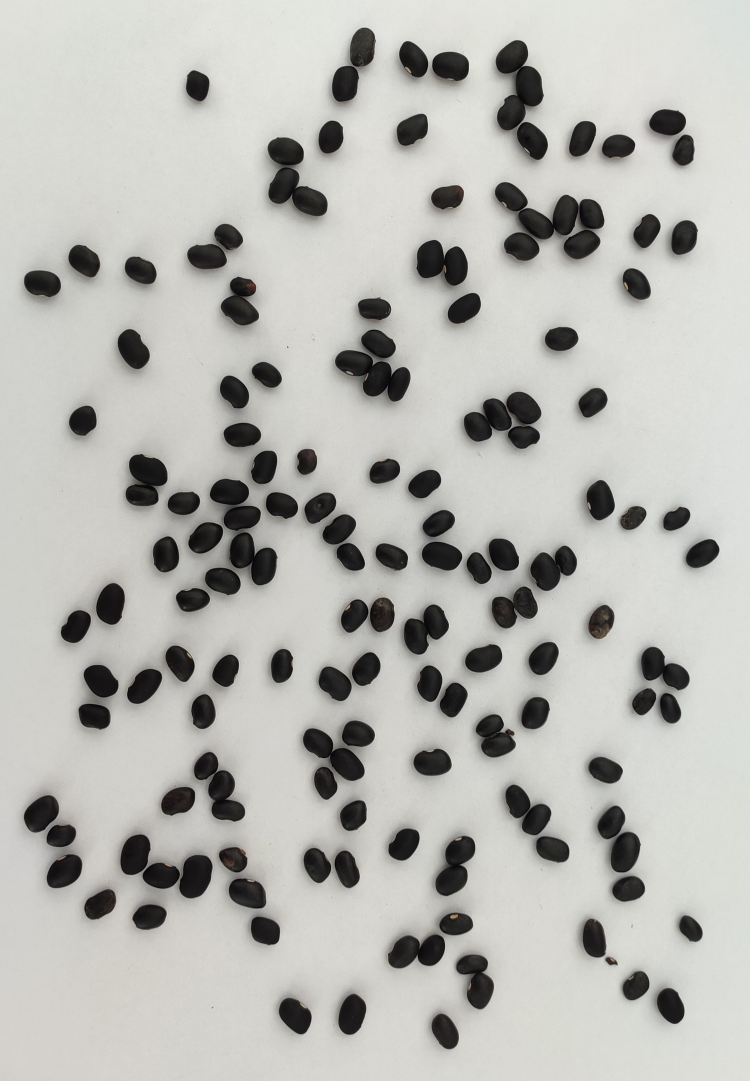
#> input picture Feijoes-editados/img1.jpg, 2250 x 3243 px (shown at 1/3 size)
$ python Teste3-visualizandoOsContornosComID.py
#> lines starting #> are read from the running program, lines starting #| are printed output that depends on the picture; after the words box and inside, x2 and y2 are one past the last pixel; in counts of white or black regions, pixels touching at a corner belong together
import cv2
import numpy as np
from sklearn.cluster import KMeans
import time

def rescaleFrame(frame, scale=0.75):
    width = int(frame.shape[1] * scale)
    heigth = int(frame.shape[0] * scale)
    dimensions = (width, heigth)
    return cv2.resize(frame, dimensions, interpolation=cv2.INTER_AREA)

# Carrega imagem
img = cv2.imread('Feijoes-editados/img1.jpg')
#> img is the input picture: shape (3243, 2250, 3); mean B, G, R 178.9, 183.5, 183.5

# Pré-processamento
gray = cv2.cvtColor(img, cv2.COLOR_BGR2GRAY)
blur = cv2.GaussianBlur(gray, (17, 17), 0)
edges = cv2.Canny(blur, 50, 150)
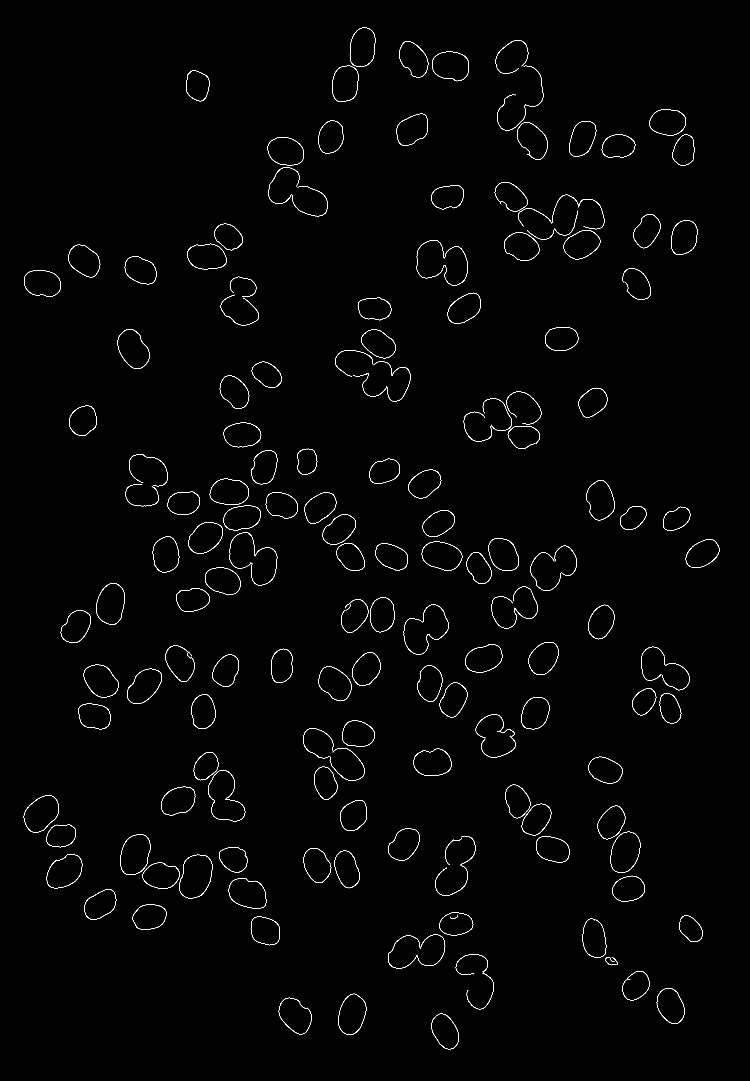
#> edges: shape (3243, 2250) (shown at 1/3 size); 0.69% white in thin lines or dots, all inside (x1, y1, x2, y2) = (71, 82, 2158, 3148)

# Contornos
contornos, _ = cv2.findContours(edges, cv2.RETR_EXTERNAL, cv2.CHAIN_APPROX_SIMPLE)
#> contornos = 167 contours, 7 with area under 20; largest, box (x1, y1, x2, y2) and area: (538, 2564, 638, 2695) 9930, (361, 2503, 452, 2625) 8502, (71, 2386, 177, 2498) 8239, (353, 987, 449, 1107) 7910, (1265, 1625, 1387, 1712) 7881

# Cria uma cópia da imagem original para desenhar os contornos e números
img_contornos = img.copy()

# Desenha os contornos na imagem (verde, espessura 2) e escreve o número do contorno
for i, contorno in enumerate(contornos):
    perimetro = cv2.arcLength(contorno, True)
    if 200 <= perimetro <= 750:
        cv2.drawContours(img_contornos, [contorno], -1, (0, 255, 0), 2)

        # Calcula centro do contorno para posicionar o texto
        M = cv2.moments(contorno)
        if M["m00"] != 0:
            cx = int(M["m10"] / M["m00"])
            cy = int(M["m01"] / M["m00"])
        else:
            # Se área 0, posiciona o texto no primeiro ponto do contorno
            cx, cy = contorno[0][0]

        # Escreve o número do contorno perto do centro (pode ajustar deslocamento)
        cv2.putText(img_contornos, str(i), (cx + 5, cy - 5), cv2.FONT_HERSHEY_SIMPLEX,
                    2, (255, 0, 0), 4)
    else:
        print(cv2.arcLength(contorno, True))
#> this loop made 167 passes
#> (perimetro, cx, cy) on passes 1, 2, 3, 4, 5, 10, 12, 13: (306.9, 1335, 3094), (674.4, 884, 3053), (341.7, 1055, 3043), (312.9, 2011, 3017), (274.8, 1907, 2957), (408.8, 1201, 2871), (536.4, 1294, 2856), (638.8, 1783, 2814)
#> (printed output is left out)
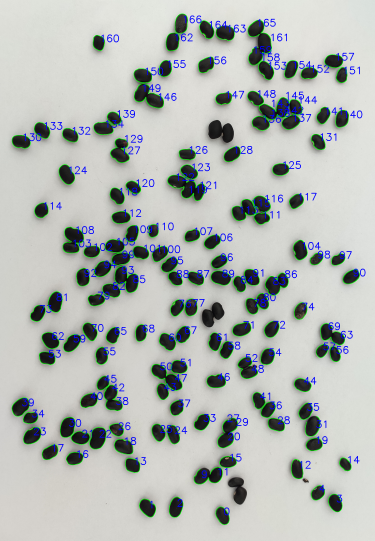
#> img_contornos: shape (3243, 2250, 3) (shown at 1/6 size); mean B, G, R 179.7, 183.1, 178.1

# Redimensiona para exibição
img_contornos_resized = rescaleFrame(img_contornos, 0.20)
#> in rescaleFrame, `return cv2.resize(frame, dimensions, interpolation=cv2.INTER_AREA)`:
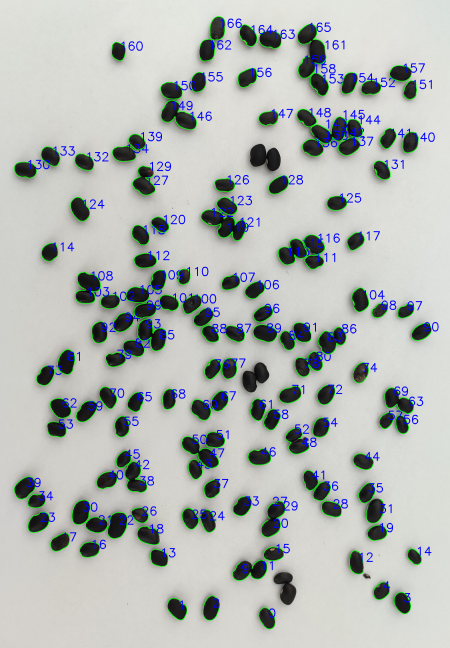
#> returned value: shape (648, 450, 3); mean of channels 0, 1, 2 179.7, 183.1, 178.1; drawn as B, G, R
cv2.imshow('Contornos com IDs', img_contornos_resized)

# Criar e mostrar a máscara só dos contornos válidos
mascara = np.zeros_like(gray)
for contorno in contornos:
    area = cv2.contourArea(contorno)
    if 0 <= area <= 20000:
        cv2.drawContours(mascara, [contorno], -1, 255, 2)
#> this loop made 167 passes
#> area on passes 1 to 3: 6150, 86.5, 7596
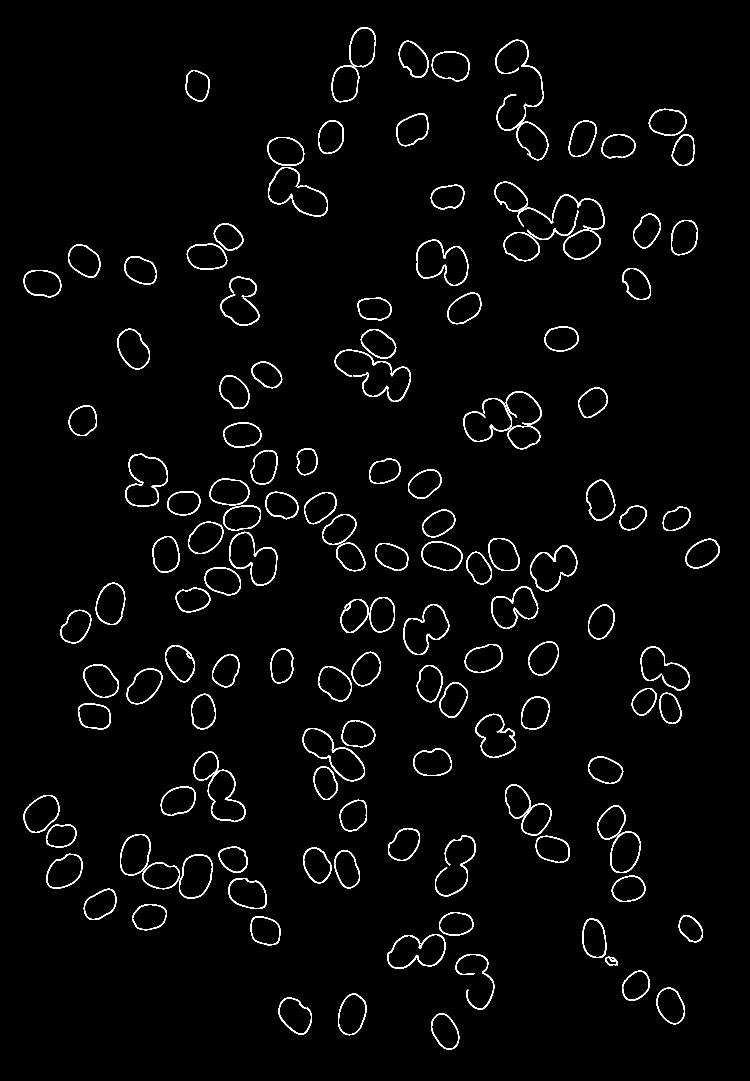
#> mascara: shape (3243, 2250) (shown at 1/3 size); 2.2% white; 140 white regions, largest, box (x1, y1, x2, y2) and area: (1486, 119, 1632, 392) 2781, (1004, 1049, 1233, 1206) 2730, (1248, 719, 1405, 858) 2142

mascara2 = rescaleFrame(mascara, 0.20)
#> call 2 of rescaleFrame, with scale = 0.2
#> in rescaleFrame (call 2), `return cv2.resize(frame, dimensions, interpolation=cv2.INTER_AREA)`:
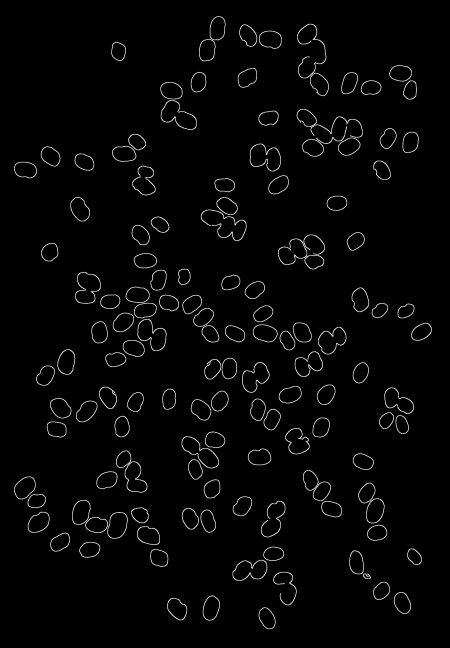
#> returned value: shape (648, 450); min 0, max 235, mean 5.5
cv2.imshow('Mascara contornos', mascara2)
img = rescaleFrame(img, 0.20)
#> call 3 of rescaleFrame, with scale = 0.2
#> in rescaleFrame (call 3), `return cv2.resize(frame, dimensions, interpolation=cv2.INTER_AREA)`:
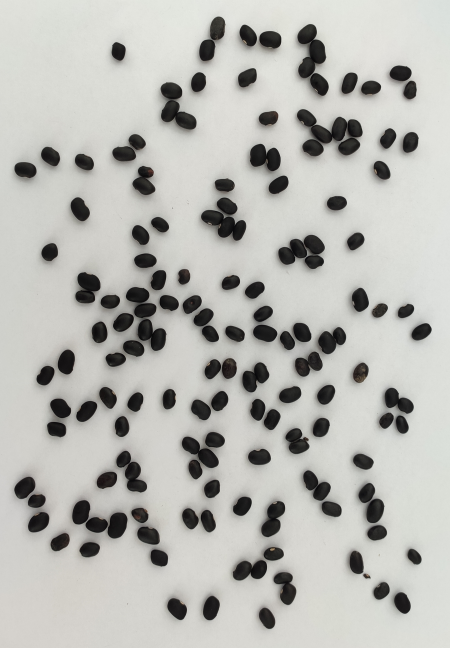
#> returned value: shape (648, 450, 3); mean of channels 0, 1, 2 178.9, 183.5, 183.5; drawn as B, G, R
blur = rescaleFrame(blur, 0.20)
cv2.imshow('original', img)
cv2.imshow('blur', blur)
cv2.waitKey(0)
cv2.destroyAllWindows()

$ run again, with Feijoes-editados/img2.jpg copied over Feijoes-editados/img1.jpg
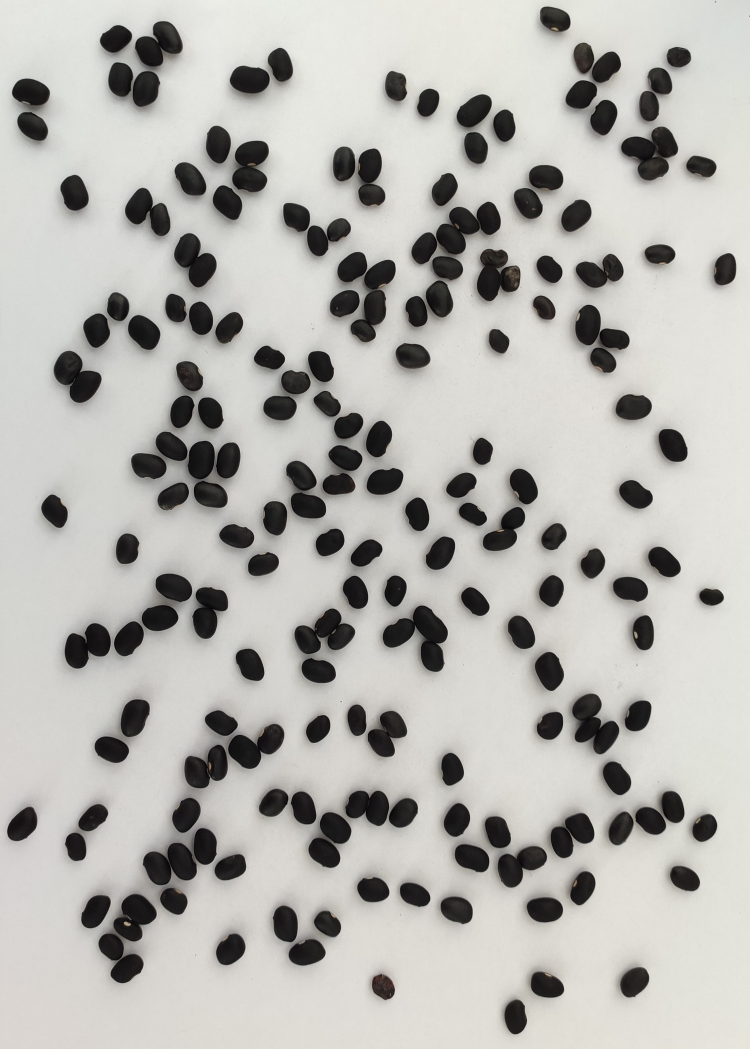
#> input picture Feijoes-editados/img2.jpg, 2250 x 3145 px (shown at 1/3 size)
#> img is the input picture: shape (3145, 2250, 3); mean B, G, R 175.9, 180.2, 181.2
#> `edges = cv2.Canny(blur, 50, 150)`:
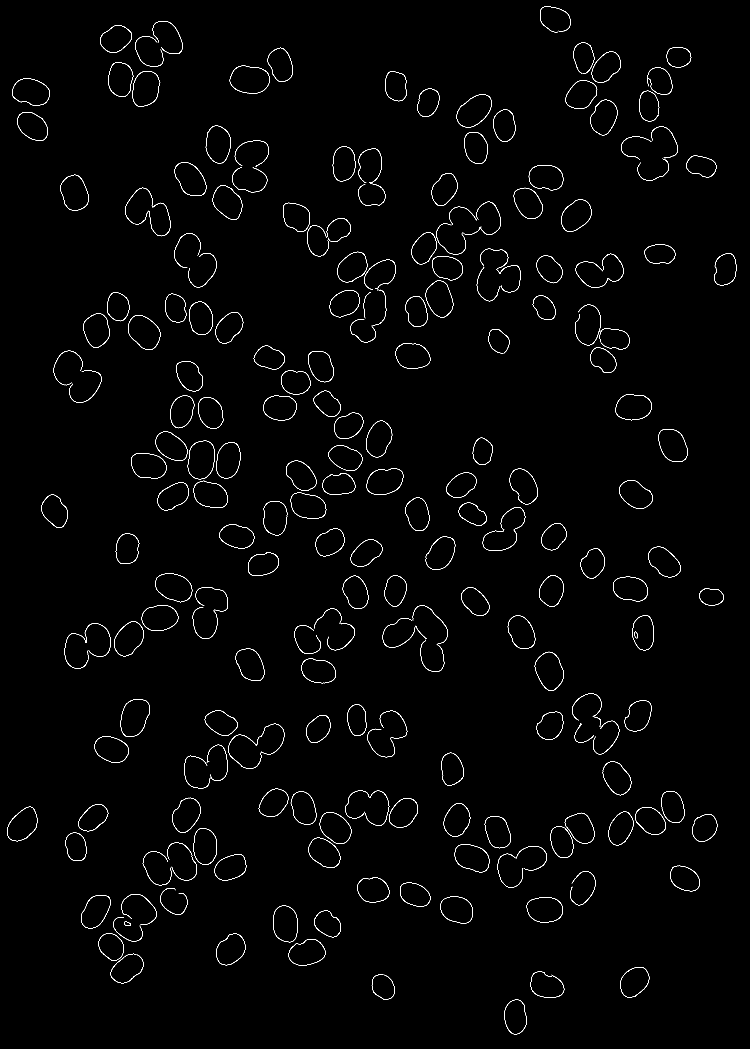
#> edges: shape (3145, 2250) (shown at 1/3 size); 0.89% white in thin lines or dots
#> contornos = 219 contours, 7 with area under 20; largest, box (x1, y1, x2, y2) and area: (689, 197, 809, 281) 7799, (562, 1322, 645, 1438) 7496, (362, 2098, 449, 2211) 7454, (1604, 1955, 1692, 2073) 7190, (384, 945, 481, 1050) 7178
#> the loop `for i, contorno in enumerate(contornos):` made 219 passes
#> (perimetro, cx, cy) on passes 1 to 8: (288.1, 1546, 3050), (476.9, 1149, 2960), (611.1, 1648, 2950), (581.1, 1909, 2947), (595.1, 379, 2906), (631.6, 922, 2854), (300.1, 692, 2848), (258, 333, 2839)
#> (printed output is left out)
#> the loop `for contorno in contornos:` made 219 passes
#> area on passes 1 to 3: 5419, 56, 60.5
#> in rescaleFrame (call 3), `return cv2.resize(frame, dimensions, interpolation=cv2.INTER_AREA)`:
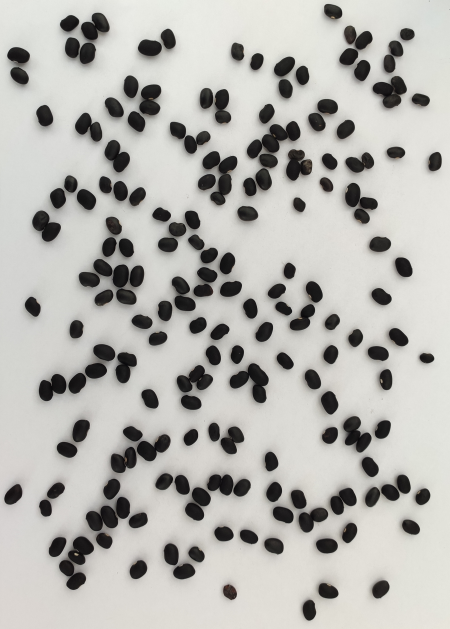
#> returned value: shape (629, 450, 3); mean of channels 0, 1, 2 175.9, 180.2, 181.2; drawn as B, G, R

$ run again, with Feijoes-editados/img3.jpg copied over Feijoes-editados/img1.jpg
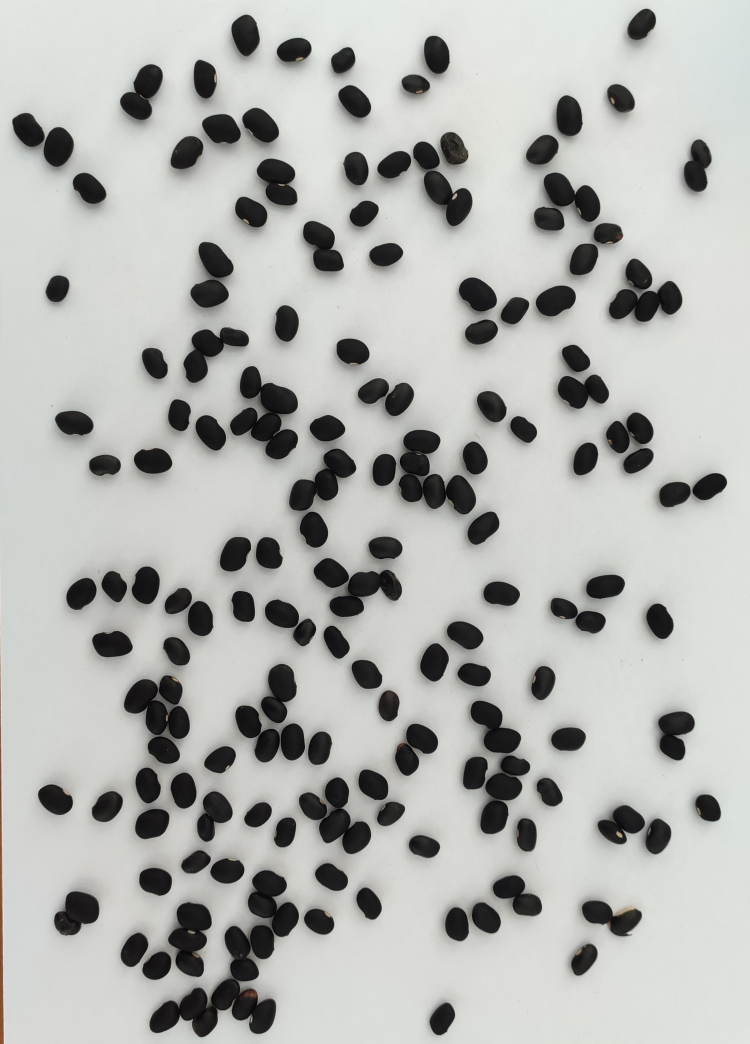
#> input picture Feijoes-editados/img3.jpg, 2250 x 3130 px (shown at 1/3 size)
#> img is the input picture: shape (3130, 2250, 3); mean B, G, R 175.8, 179.7, 178.3
#> `edges = cv2.Canny(blur, 50, 150)`:
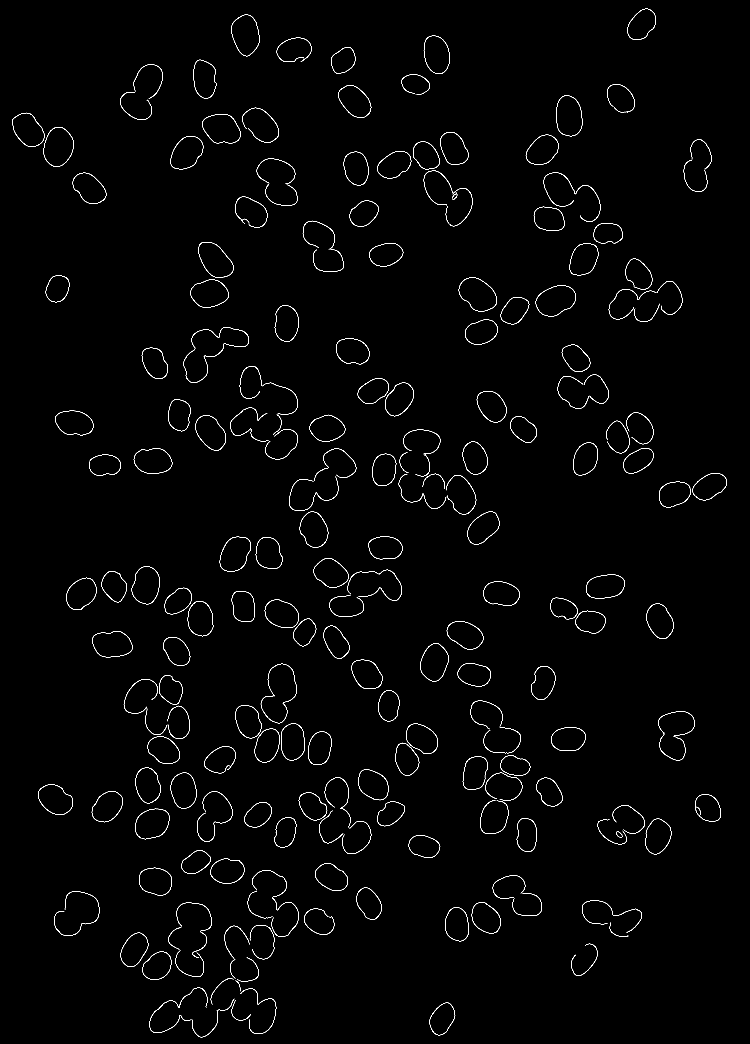
#> edges: shape (3130, 2250) (shown at 1/3 size); 0.85% white in thin lines or dots
#> contornos = 215 contours, 18 with area under 20; largest, box (x1, y1, x2, y2) and area: (1974, 2134, 2085, 2282) 10771, (1376, 832, 1491, 935) 8164, (1607, 856, 1728, 950) 8116, (130, 381, 222, 501) 8088, (606, 342, 723, 432) 7757
#> the loop `for i, contorno in enumerate(contornos):` made 215 passes
#> (perimetro, cx, cy) on passes 2, 3, 4, 5, 6, 8, 9, 11: (367.7, 618, 3091), (282.6, 1326, 3056), (569.9, 495, 3046), (244.7, 729, 3051), (511.7, 790, 3059), (206.1, 744, 2974), (344.2, 576, 2983), (247.1, 656, 2957)
#> (printed output is left out)
#> the loop `for contorno in contornos:` made 215 passes
#> area on passes 2 to 4: 45.5, 5127.5, 80.5
#> in rescaleFrame (call 3), `return cv2.resize(frame, dimensions, interpolation=cv2.INTER_AREA)`:
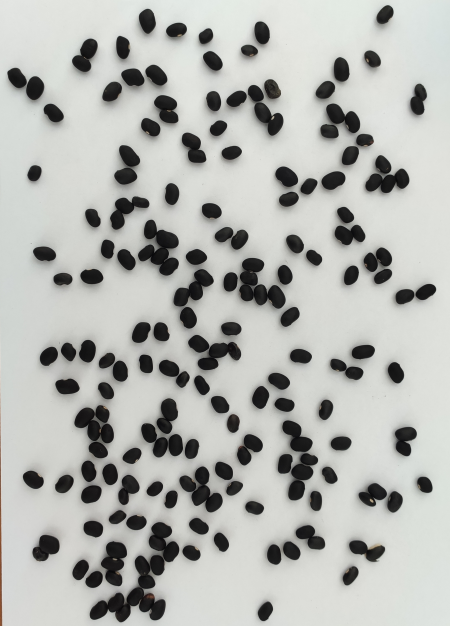
#> returned value: shape (626, 450, 3); mean of channels 0, 1, 2 175.8, 179.7, 178.3; drawn as B, G, R
